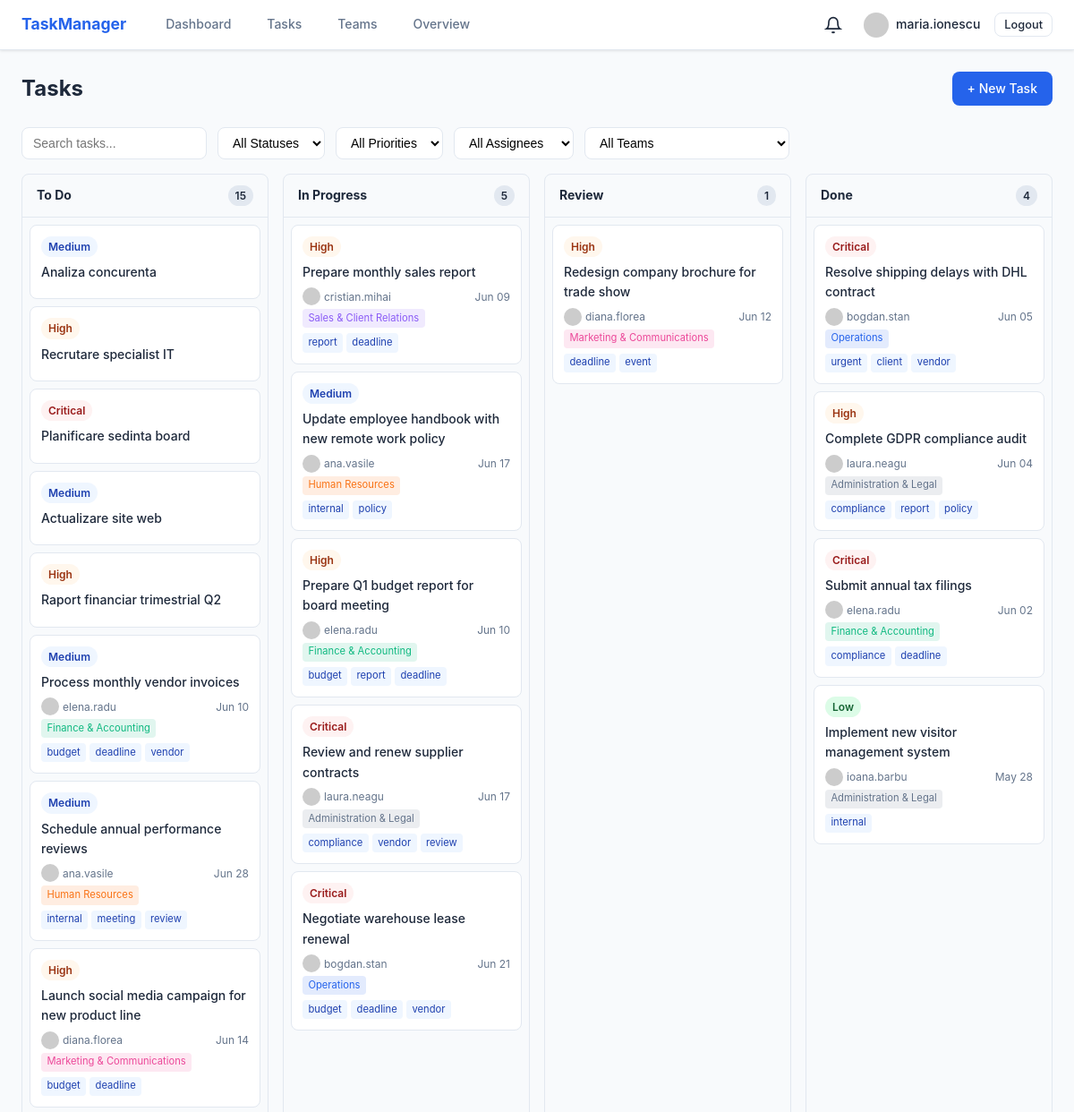
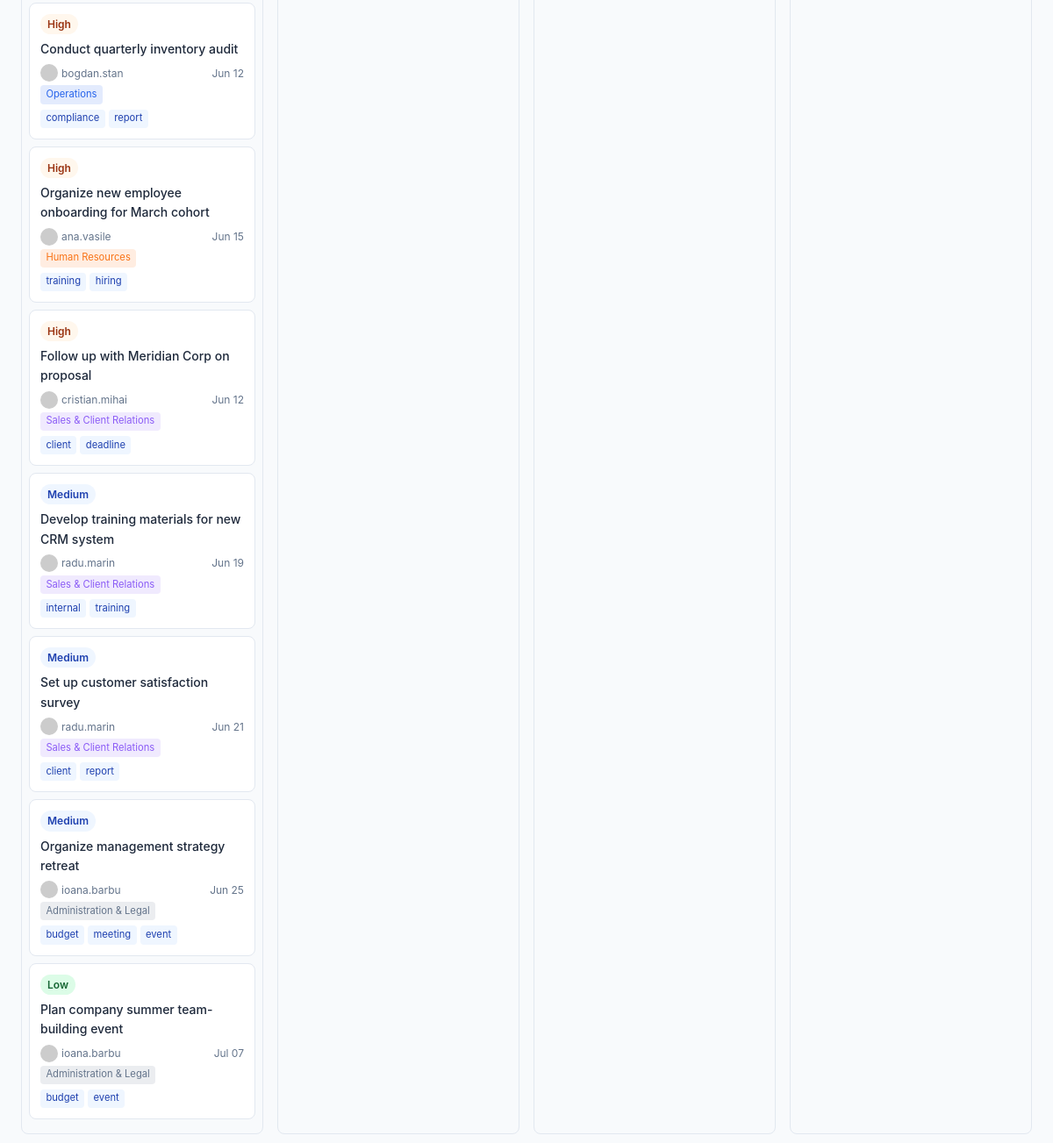
Screenshot of /tasks/ (signed in) with the database file from the repository (2 pictures, top to bottom).
### models/user.py (models this page shows, shortened)
class User(UserMixin, db.Model):
    __tablename__ = 'users'
    id = db.Column(db.Integer, primary_key=True)
    username = db.Column(db.String(64), unique=True, nullable=False, index=True)
    email = db.Column(db.String(120), unique=True, nullable=False, index=True)
    password_hash = db.Column(db.String(128), nullable=False)
    full_name = db.Column(db.String(120), default='')
    job_title = db.Column(db.String(120), default='')
    department = db.Column(db.String(120), default='')
    bio = db.Column(db.Text, default='')
    role = db.Column(db.String(20), default='user')  # user, manager, admin
    is_active = db.Column(db.Boolean, default=True)
    notify_assignment = db.Column(db.Boolean, default=True)
    notify_comments = db.Column(db.Boolean, default=True)
    notify_deadlines = db.Column(db.Boolean, default=True)
    created_at = db.Column(db.DateTime, default=datetime.utcnow)
    last_seen = db.Column(db.DateTime, default=datetime.utcnow)
    tasks_created = db.relationship('Task', foreign_keys='Task.creator_id', backref='creator', lazy='dynamic')
    tasks_assigned = db.relationship('Task', foreign_keys='Task.assignee_id', backref='assignee', lazy='dynamic')
    comments = db.relationship('Comment', backref='author', lazy='dynamic')
    notifications = db.relationship('Notification', backref='user', lazy='dynamic')
    teams = db.relationship('Team', secondary=team_members, backref=db.backref('members', lazy='dynamic'))
    def gravatar(self, size=80):
        digest = hashlib.md5(self.email.lower().strip().encode()).hexdigest()
        return f'https://www.gravatar.com/avatar/{digest}?d=identicon&s={size}'

### models/task.py (models this page shows, shortened)
class Task(db.Model):
    __tablename__ = 'tasks'
    id = db.Column(db.Integer, primary_key=True)
    title = db.Column(db.String(200), nullable=False)
    description = db.Column(db.Text, default='')
    priority = db.Column(db.String(20), default='medium')  # low, medium, high, critical
    status = db.Column(db.String(20), default='todo')  # todo, in_progress, review, done
    deadline = db.Column(db.DateTime, nullable=True)
    creator_id = db.Column(db.Integer, db.ForeignKey('users.id'), nullable=False)
    assignee_id = db.Column(db.Integer, db.ForeignKey('users.id'), nullable=True)
    team_id = db.Column(db.Integer, db.ForeignKey('teams.id'), nullable=True)
    created_at = db.Column(db.DateTime, default=datetime.utcnow)
    updated_at = db.Column(db.DateTime, default=datetime.utcnow, onupdate=datetime.utcnow)
    tags = db.relationship('Tag', secondary=task_tags, backref=db.backref('tasks', lazy='dynamic'))
    comments = db.relationship('Comment', backref='task', lazy='dynamic', cascade='all, delete-orphan')
    @property
    def is_overdue(self):
        if self.deadline and self.status != 'done':
            return datetime.utcnow() > self.deadline
        return False
    @property
    def priority_class(self):
        return {'low': 'success', 'medium': 'info', 'high': 'warning', 'critical': 'error'}.get(self.priority, 'info')

class Tag(db.Model):
    __tablename__ = 'tags'
    id = db.Column(db.Integer, primary_key=True)
    name = db.Column(db.String(50), unique=True, nullable=False)

### models/team.py (models this page shows, shortened)
class Team(db.Model):
    __tablename__ = 'teams'
    id = db.Column(db.Integer, primary_key=True)
    name = db.Column(db.String(100), unique=True, nullable=False)
    description = db.Column(db.Text, default='')
    color = db.Column(db.String(7), default='#2563eb')  # hex color for badge
    lead_id = db.Column(db.Integer, db.ForeignKey('users.id'), nullable=True)
    created_at = db.Column(db.DateTime, default=datetime.utcnow)
    lead = db.relationship('User', foreign_keys=[lead_id], backref='led_teams')
    tasks = db.relationship('Task', backref='team', lazy='dynamic')

### routes/tasks.py (the view)
@tasks_bp.route('/')
@login_required
def list_tasks():
    query = Task.query
    status = request.args.get('status')
    priority = request.args.get('priority')
    assignee = request.args.get('assignee')
    team = request.args.get('team')
    search = request.args.get('q', '').strip()
    if status:
        query = query.filter_by(status=status)
    if priority:
        query = query.filter_by(priority=priority)
    if assignee:
        query = query.filter_by(assignee_id=int(assignee))
    if team:
        query = query.filter_by(team_id=int(team))
    if search:
        query = query.filter(Task.title.ilike(f'%{search}%'))
    tasks = query.order_by(Task.created_at.desc()).all()
    users = User.query.filter_by(is_active=True).order_by(User.username).all()
    teams = Team.query.order_by(Team.name).all()
    return render_template('tasks/list.html', tasks=tasks, users=users, teams=teams,
                           current_status=status, current_priority=priority,
                           current_assignee=assignee, current_team=team,
                           search_query=search)

### templates/tasks/list.html (shortened to what this page needs)
{% extends "layouts/base.html" %}
{% block content %}
<div class="page-header">
    <h1>Tasks</h1>
    <a href="{{ url_for('tasks.create') }}" class="btn btn-primary">+ New Task</a>
</div>
<div class="filters-bar">
    <form method="GET" action="{{ url_for('tasks.list_tasks') }}" class="filters-form">
        <input type="text" name="q" placeholder="Search tasks..." value="{{ search_query }}" class="input-search" id="taskSearch">
        <select name="status" onchange="this.form.submit()">
            <option value="">All Statuses</option>
        </select>
        <select name="priority" onchange="this.form.submit()">
            <option value="">All Priorities</option>
        </select>
        <select name="assignee" onchange="this.form.submit()">
            <option value="">All Assignees</option>
        </select>
        <select name="team" onchange="this.form.submit()">
            <option value="">All Teams</option>
        </select>
    </form>
</div>
<div class="task-board">
    {% for status_key, status_label in [('todo', 'To Do'), ('in_progress', 'In Progress'), ('review', 'Review'), ('done', 'Done')] %}
    <div class="task-column" data-status="{{ status_key }}">
        <div class="column-header">
            <h3>{{ status_label }}</h3>
            <span class="column-count">{{ tasks|selectattr('status', 'equalto', status_key)|list|length }}</span>
        </div>
        <div class="column-body" data-status="{{ status_key }}">
            {% for task in tasks if task.status == status_key %}
            <div class="task-card" draggable="true" data-task-id="{{ task.id }}">
                <div class="task-card-header">
                    <span class="badge badge-{{ task.priority_class }}">{{ task.priority }}</span>
                </div>
                <a href="{{ url_for('tasks.detail', task_id=task.id) }}" class="task-card-title">{{ task.title }}</a>
                <div class="task-card-meta">
                    {% if task.assignee %}
                    <span class="task-assignee">
                        <img src="{{ task.assignee.gravatar(20) }}" class="avatar-xs"> {{ task.assignee.username }}
                    </span>
                    {% endif %}
                    {% if task.deadline %}
                    <span class="task-deadline {{ 'overdue' if task.is_overdue }}">{{ task.deadline.strftime('%b %d') }}</span>
                    {% endif %}
                </div>
                {% if task.team %}
                <div class="task-card-meta" style="margin-top:.25rem">
                    <span class="tag" style="background:{{ task.team.color }}20; color:{{ task.team.color }}">{{ task.team.name }}</span>
                </div>
                {% endif %}
                {% if task.tags %}
                <div class="task-tags">
                    {% for tag in task.tags %}<span class="tag">{{ tag.name }}</span>{% endfor %}
                </div>
                {% endif %}
            </div>
            {% endfor %}
        </div>
    </div>
    {% endfor %}
</div>
{% endblock %}

### templates/layouts/base.html (shortened to what this page needs)
<!DOCTYPE html>
<html lang="en">
<head>
    <link rel="stylesheet" href="{{ url_for('static', filename='css/main.css') }}">
</head>
<body>
    {% if current_user.is_authenticated %}
    <nav class="navbar">
        <div class="nav-container">
            <a href="{{ url_for('dashboard.index') }}" class="nav-brand">TaskManager</a>
            <div class="nav-links">
                <a href="{{ url_for('dashboard.index') }}">Dashboard</a>
                <a href="{{ url_for('tasks.list_tasks') }}">Tasks</a>
                <a href="{{ url_for('teams.list_teams') }}">Teams</a>
                {% if current_user.role in ('manager', 'admin') %}
                <a href="{{ url_for('dashboard.overview') }}">Overview</a>
                {% endif %}
            </div>
            <div class="nav-right">
                <div class="notification-bell" id="notificationBell">
                    <svg width="20" height="20" viewBox="0 0 24 24" fill="none" stroke="currentColor" stroke-width="2"><path d="M18 8A6 6 0 0 0 6 8c0 7-3 9-3 9h18s-3-2-3-9"/><path d="M13.73 21a2 2 0 0 1-3.46 0"/></svg>
                </div>
                <a href="{{ url_for('profile.view') }}" class="nav-avatar">
                    <img src="{{ current_user.gravatar(32) }}" alt="{{ current_user.username }}" class="avatar-sm">
                    {{ current_user.username }}
                </a>
                <a href="{{ url_for('auth.logout') }}" class="btn btn-sm btn-outline">Logout</a>
            </div>
        </div>
    </nav>
    {% endif %}
    <main class="container">
        {% block content %}{% endblock %}
    </main>
</body>
</html>

### static/css/main.css (style rules this page uses)
*, *::before, *::after { box-sizing: border-box; margin: 0; padding: 0; }
:root { --primary: #2563eb; --primary-hover: #1d4ed8; --secondary: #10b981; --accent: #f59e0b; --bg: #f8fafc; --surface: #ffffff; --text: #1e293b; --text-muted: #64748b; --border: #e2e8f0; --success: #22c55e; --warning: #f97316; --error: #ef4444; --info: #3b82f6; --radius: 8px; --radius-sm: 4px; --shadow: 0 1px 3px rgba(0,0,0,.1); --shadow-md: 0 4px 6px rgba(0,0,0,.1); }
body { font-family: 'Inter', system-ui, -apple-system, sans-serif; background: var(--bg); color: var(--text); line-height: 1.6; font-size: 14px; }
a { color: var(--primary); text-decoration: none; }
.navbar { background: var(--surface); border-bottom: 1px solid var(--border); padding: 0 1.5rem; height: 56px; position: sticky; top: 0; z-index: 100; box-shadow: var(--shadow); }
.nav-container { max-width: 1200px; margin: 0 auto; display: flex; align-items: center; height: 100%; gap: 2rem; }
.nav-brand { font-weight: 700; font-size: 1.1rem; color: var(--primary); }
.nav-links { display: flex; gap: 1rem; flex: 1; }
.nav-links a { color: var(--text-muted); padding: .5rem .75rem; border-radius: var(--radius-sm); font-weight: 500; font-size: .875rem; }
.nav-right { display: flex; align-items: center; gap: 1rem; }
.nav-avatar { display: flex; align-items: center; gap: .5rem; color: var(--text); font-weight: 500; font-size: .875rem; }
.container { max-width: 1200px; margin: 0 auto; padding: 1.5rem; }
.btn { display: inline-flex; align-items: center; gap: .5rem; padding: .5rem 1rem; border-radius: var(--radius); border: 1px solid transparent; font-weight: 500; font-size: .875rem; cursor: pointer; transition: all .15s; text-decoration: none; line-height: 1.4; }
.btn-primary { background: var(--primary); color: #fff; }
.btn-outline { background: transparent; color: var(--text); border-color: var(--border); }
.btn-sm { padding: .25rem .625rem; font-size: .8rem; }
.badge { display: inline-flex; align-items: center; padding: .125rem .5rem; border-radius: 9999px; font-size: .75rem; font-weight: 600; text-transform: capitalize; }
.badge-success { background: #dcfce7; color: #166534; }
.badge-warning { background: #fff7ed; color: #9a3412; }
.badge-error { background: #fef2f2; color: #991b1b; }
.badge-info { background: #eff6ff; color: #1e40af; }
.page-header { display: flex; justify-content: space-between; align-items: center; margin-bottom: 1.5rem; }
.page-header h1 { font-size: 1.5rem; }
.avatar-xs { width: 20px; height: 20px; border-radius: 50%; vertical-align: middle; }
.avatar-sm { width: 28px; height: 28px; border-radius: 50%; vertical-align: middle; }
.task-board { display: grid; grid-template-columns: repeat(4, 1fr); gap: 1rem; }
.task-column { background: var(--bg); border-radius: var(--radius); border: 1px solid var(--border); }
.column-header { display: flex; justify-content: space-between; align-items: center; padding: .75rem 1rem; border-bottom: 1px solid var(--border); font-weight: 600; font-size: .875rem; }
.column-header h3 { font-size: .875rem; margin: 0; }
.column-count { background: var(--border); padding: .1rem .5rem; border-radius: 9999px; font-size: .75rem; }
.column-body { padding: .5rem; min-height: 200px; }
.task-card { background: var(--surface); border: 1px solid var(--border); border-radius: var(--radius); padding: .75rem; margin-bottom: .5rem; cursor: grab; transition: box-shadow .15s; }
.task-card-header { display: flex; gap: .375rem; margin-bottom: .375rem; }
.task-card-title { display: block; font-weight: 500; color: var(--text); font-size: .875rem; margin-bottom: .375rem; }
.task-card-meta { display: flex; justify-content: space-between; align-items: center; font-size: .75rem; color: var(--text-muted); }
.task-assignee { display: flex; align-items: center; gap: .25rem; }
.task-deadline { font-size: .75rem; color: var(--text-muted); }
.task-tags { display: flex; gap: .25rem; flex-wrap: wrap; margin-top: .375rem; }
.tag { background: #eff6ff; color: #1e40af; padding: .1rem .4rem; border-radius: var(--radius-sm); font-size: .7rem; }
.filters-bar { margin-bottom: 1rem; }
.filters-form { display: flex; gap: .75rem; flex-wrap: wrap; }
.filters-form select, .input-search { padding: .5rem .75rem; border: 1px solid var(--border); border-radius: var(--radius); font-size: .875rem; background: var(--surface); }
.input-search { min-width: 200px; }
.notification-bell { position: relative; cursor: pointer; padding: .5rem; display: flex; align-items: center; }

### rows the page displays
User: username "maria.ionescu"
Task: priority "Medium", title "Analiza concurenta"
Task: priority "High", title "Recrutare specialist IT"
Task: priority "Critical", title "Planificare sedinta board"
Task: priority "Medium", title "Actualizare site web"
Task: priority "High", title "Raport financiar trimestrial Q2"
Task: priority "Medium", title "Process monthly vendor invoices", assignee.username "elena.radu", deadline "Jun 10", team.name "Finance & Accounting"
Tag: name "budget"
Tag: name "deadline"
Tag: name "vendor"
Task: priority "Medium", title "Schedule annual performance reviews", assignee.username "ana.vasile", deadline "Jun 28", team.name "Human Resources"
Tag: name "internal"
Tag: name "meeting"
Tag: name "review"
Task: priority "High", title "Launch social media campaign for new product line", assignee.username "diana.florea", deadline "Jun 14", team.name "Marketing & Communications"
Task: priority "High", title "Conduct quarterly inventory audit", assignee.username "bogdan.stan", deadline "Jun 12", team.name "Operations"
Tag: name "compliance"
Tag: name "report"
Task: priority "High", title "Organize new employee onboarding for March cohort", assignee.username "ana.vasile", deadline "Jun 15", team.name "Human Resources"
Tag: name "training"
Tag: name "hiring"
Task: priority "High", title "Follow up with Meridian Corp on proposal", assignee.username "cristian.mihai", deadline "Jun 12", team.name "Sales & Client Relations"
Tag: name "client"
Task: priority "Medium", title "Develop training materials for new CRM system", assignee.username "radu.marin", deadline "Jun 19", team.name "Sales & Client Relations"
Task: priority "Medium", title "Set up customer satisfaction survey", assignee.username "radu.marin", deadline "Jun 21", team.name "Sales & Client Relations"
Task: priority "Medium", title "Organize management strategy retreat", assignee.username "ioana.barbu", deadline "Jun 25", team.name "Administration & Legal"
Tag: name "event"
Task: priority "Low", title "Plan company summer team-building event", assignee.username "ioana.barbu", deadline "Jul 07", team.name "Administration & Legal"
Task: priority "High", title "Prepare monthly sales report", assignee.username "cristian.mihai", deadline "Jun 09", team.name "Sales & Client Relations"
Task: priority "Medium", title "Update employee handbook with new remote work policy", assignee.username "ana.vasile", deadline "Jun 17", team.name "Human Resources"
Tag: name "policy"
Task: priority "High", title "Prepare Q1 budget report for board meeting", assignee.username "elena.radu", deadline "Jun 10", team.name "Finance & Accounting"
Task: priority "Critical", title "Review and renew supplier contracts", assignee.username "laura.neagu", deadline "Jun 17", team.name "Administration & Legal"
Task: priority "Critical", title "Negotiate warehouse lease renewal", assignee.username "bogdan.stan", deadline "Jun 21", team.name "Operations"
Task: priority "High", title "Redesign company brochure for trade show", assignee.username "diana.florea", deadline "Jun 12", team.name "Marketing & Communications"
Task: priority "Critical", title "Resolve shipping delays with DHL contract", assignee.username "bogdan.stan", deadline "Jun 05", team.name "Operations"
Tag: name "urgent"
Task: priority "High", title "Complete GDPR compliance audit", assignee.username "laura.neagu", deadline "Jun 04", team.name "Administration & Legal"
Task: priority "Critical", title "Submit annual tax filings", assignee.username "elena.radu", deadline "Jun 02", team.name "Finance & Accounting"
Task: priority "Low", title "Implement new visitor management system", assignee.username "ioana.barbu", deadline "May 28", team.name "Administration & Legal"

### other values shown
{{ status_label }} "To Do" "In Progress" "Review" "Done"
{{ tasks|selectattr('status', 'equalto', status_key)|list|length }} "15" "5" "1" "4"
